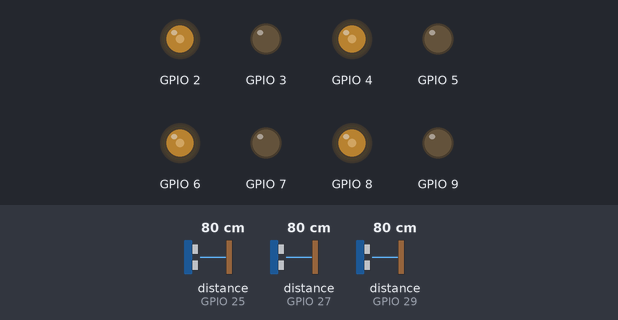
Bench run of a sketch on a simulated ESP32. On the bench: output pins drawn as LEDs (lit = HIGH). Wiring (inferred from the names in the program): 3 × ultrasonic range finder: trigger GPIO 24, echo GPIO 25 / trigger GPIO 26, echo GPIO 27 / trigger GPIO 28, echo GPIO 29. The inputs (shaded band) are chosen by the test bench; at power-on: distance to the obstacle (sensors on GPIO 25, GPIO 29, GPIO 27) 80 cm. The echo pulse lasts 58.3 µs per cm; pins used as bus, display or sensor lines are not drawn.

Above: at 1.2 s.
1.3 s: distance to the obstacle (sensor on GPIO 25) set to 23 cm
2.8 s: distance to the obstacle (sensor on GPIO 25) set to 18 cm
At 3.9 s:
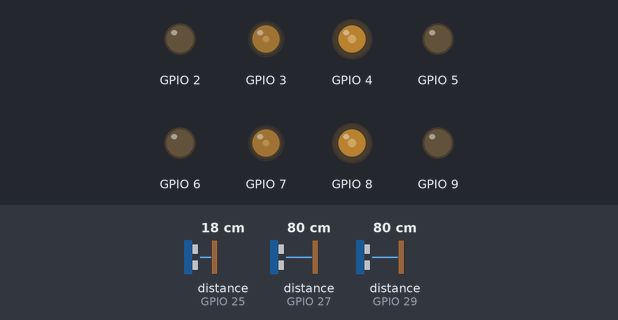
4.3 s: distance to the obstacle (sensor on GPIO 29) set to 23 cm
5.8 s: distance to the obstacle (sensor on GPIO 29) set to 18 cm
At 7.0 s:
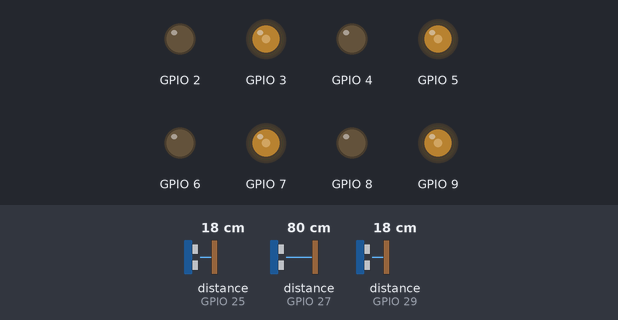
7.3 s: distance to the obstacle (sensor on GPIO 29) set to 35 cm
At 8.1 s:
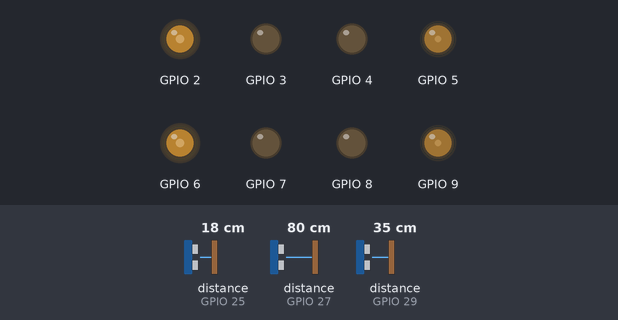
Timing chart, 0 to 9.8 s (numbered marks = the images above; inputs shaded):
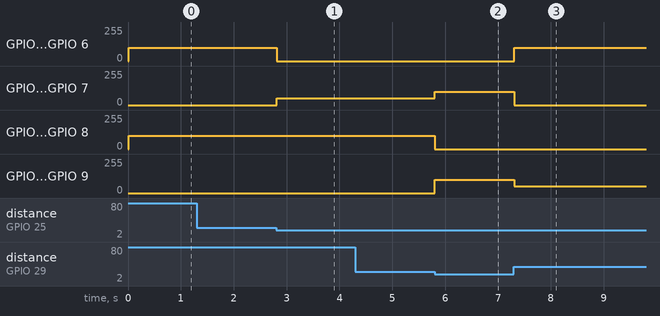

Measured:
- the behaviour switches between 21 and 20 cm on distance to the obstacle (sensor on GPIO 25) (found by bisection; images 0 and 1)
- the behaviour switches between 21 and 20 cm on distance to the obstacle (sensor on GPIO 29) (found by bisection; images 1 and 2)
- after the input at 1.3 s, every drawn part: stays the same
- after the input at 2.8 s, GPIO 2, GPIO 6: 100/255 → 0/255 at once; GPIO 3, GPIO 7: 0/255 → 50/255 at once
- after the input at 4.3 s, every drawn part: stays the same
- after the input at 5.8 s, GPIO 3, GPIO 7: 50/255 → 100/255 at once; GPIO 4, GPIO 8: 100/255 → 0/255 at once; GPIO 5, GPIO 9: 0/255 → 100/255 at once
- after the input at 7.3 s, GPIO 2, GPIO 6: 0/255 → 100/255 at once; GPIO 3, GPIO 7: 100/255 → 0/255 at once; GPIO 5, GPIO 9: 100/255 → 50/255 at once

The sketch:

CAR.ino
```cpp
#include "Wire.h"
#include "I2Cdev.h"
#include "MPU6050.h"

int Value = 100;  // 馬達轉速
int Value4 = 50;  // 馬達轉速
int angle = -100; // 讀取伺服馬達轉角（預設為-100）
int safe_dis = 20;// 距離障礙物的最小安全距離
int target_dis;   // 與目標物的距離
int input_gyro;   // 陀螺儀感測器的角度
int gyro = 0;     // 目標轉角
String x_y;       // 接收Serial的字串
int x;            // 距離圖片中心的X座標
int y;            // 距離圖片中心的座標
int arm_finish_IN;// 接收手臂動作是否結束


MPU6050 mpu;      // 陀螺儀感測器宣告
int16_t ax, ay, az;
int16_t gx, gy, gz;

struct MyData {
  byte X;
  byte Y;
};

MyData data;

typedef struct ultra_sonic // 超音波感測器宣告
{
  int trig;
  int echo;
  int distance;
}ul;

typedef struct simple_fire_sensor // 火焰感測器宣告
{
  int Signal;
  int val;
}fire;

ul front_ultra{.trig = 24, .echo = 25}; // 超音波感測器腳位宣告（前）
ul left_ultra{.trig = 26, .echo = 27};  // 超音波感測器腳位宣告（左）
ul right_ultra{.trig = 28, .echo = 29}; // 超音波感測器腳位宣告（右）

fire fires[5] = { // 火焰感測器腳位宣告
  {.Signal = A2},
  {.Signal = A3},
  {.Signal = A4},
  {.Signal = A5},
  {.Signal = A6}
};


//2,4,6,8正轉 / 3,5,7,9反轉
void Forward() // 前
 {
  analogWrite(2, Value);
  analogWrite(3, 0);
  analogWrite(4, Value);
  analogWrite(5, 0);
  analogWrite(6, Value);
  analogWrite(7, 0);
  analogWrite(8, Value);
  analogWrite(9, 0);
 }
void Back() // 後
 {
  analogWrite(2, 0);
  analogWrite(3, Value);
  analogWrite(4, 0);
  analogWrite(5, Value);
  analogWrite(6, 0);
  analogWrite(7, Value);
  analogWrite(8, 0);
  analogWrite(9, Value);
 }
void Left() // 左上
 {
  analogWrite(2, Value);
  analogWrite(3, 0);
  analogWrite(4, Value);
  analogWrite(5, 0);
  analogWrite(6, 0);
  analogWrite(7, Value);
  analogWrite(8, 0);
  analogWrite(9, Value);
 }
void Right() // 右上
 {
  analogWrite(2, 0);
  analogWrite(3, Value);
  analogWrite(4, 0);
  analogWrite(5, Value);
  analogWrite(6, Value);
  analogWrite(7, 0);
  analogWrite(8, Value);
  analogWrite(9, 0);
 }
void STOP(){ // 停止
  analogWrite(2, 0);
  analogWrite(3, 0);
  analogWrite(4, 0);
  analogWrite(5, 0);
  analogWrite(6, 0);
  analogWrite(7, 0);
  analogWrite(8, 0);
  analogWrite(9, 0);

}

void Rightup(){           //右平移
  analogWrite(2, 0);      //左後
  analogWrite(3, Value4); //左後
  analogWrite(4, Value);  //左前
  analogWrite(5, 0);      //左前
  analogWrite(6, 0);      //右前
  analogWrite(7, Value4); //右前
  analogWrite(8, Value);  //右後
  analogWrite(9, 0);      //右後
}
void Leftup(){            //左平移
  analogWrite(2, Value);  //左後
  analogWrite(3, 0);      //左後
  analogWrite(4, 0);      //左前
  analogWrite(5, Value4); //左前
  analogWrite(6, Value);  //右前
  analogWrite(7, 0);      //右前
  analogWrite(8, 0);      //右後
  analogWrite(9, Value4); //右後
}


int ultra_dis(int trig, int echo) //計算超音波的距離
{
  // Clears the trigPin condition
  digitalWrite(trig, LOW);
  delayMicroseconds(2);

  // Sets the trigPin HIGH (ACTIVE) for 10 microseconds
  digitalWrite(trig, HIGH);
  delayMicroseconds(10);
  digitalWrite(trig, LOW);

  // Reads the echoPin, returns the sound wave travel time in microseconds
  int duration = pulseIn(echo, HIGH);

  // Calculating the distance
  return duration * 0.034 / 2;
}


 void Left_down_pivot_go_left(){ //左下為支點,向左轉
  analogWrite(2, 0);      //左後
  analogWrite(3, 0);      //左後
  analogWrite(4, 0);      //左前
  analogWrite(5, 0);      //左前
  analogWrite(6, Value);  //右前
  analogWrite(7, 0);      //右前
  analogWrite(8, Value);  //右後
  analogWrite(9, 0);      //右後
}

void Right_down_pivot_go_right(){ //右下為支點,向右轉
  analogWrite(2, Value);  //左後
  analogWrite(3, 0);      //左後
  analogWrite(4, Value);  //左前
  analogWrite(5, 0);      //左前
  analogWrite(6, 0);      //右前
  analogWrite(7, 0);      //右前
  analogWrite(8, 0);      //右後
  analogWrite(9, 0);      //右後
}

int detect_gyro(){ //讀取陀螺儀角度
    mpu.getMotion6(&ax, &ay, &az, &gx, &gy, &gz);
    data.X = map(ax, -17000, 17000, 0, 255 ); // X axis data
    data.Y = map(ay, -17000, 17000, 0, 255);  // Y axis data
    return data.X-130; // data.X-130 > 0:往左轉
}


void setup() {
  pinMode(front_ultra.trig, OUTPUT);
  pinMode(front_ultra.echo, INPUT);
  pinMode(left_ultra.trig, OUTPUT);
  pinMode(left_ultra.echo, INPUT);
  pinMode(right_ultra.trig, OUTPUT);
  pinMode(right_ultra.echo, INPUT);

  pinMode(fires[0].Signal, INPUT);
  pinMode(fires[1].Signal, INPUT);
  pinMode(fires[2].Signal, INPUT);
  pinMode(fires[3].Signal, INPUT);
  pinMode(fires[4].Signal, INPUT);
  Wire.begin();
  //mpu.initialize();     //                      input                         output
  Serial.begin(115200);  //for computer (string) {x,y}                         (int)    {0/1(arm finish?)}
  Serial2.begin(115200);  //for arm_MEGA (int)    {0/1(arm finish?)}            (int)    {target_dis}
  Serial1.begin(115200);   //for ESP32    (int)    {servo_angle}                 (string) {0/1(arm finish?),x,y}(if x,y undetect then x=-1,y=-1)
}

void loop() {

  while(1){
    if(Serial.available()) x_y = Serial.readString(); //讀取串口S
    char ind1 = x_y.indexOf(',');
    x = x_y.substring(0,ind1).toInt();
    y = x_y.substring(ind1+1).toInt();


    if(Serial2.available()) arm_finish_IN = Serial2.read(); //讀取串口S2
    String arm_x_y = String(arm_finish_IN)+','+String(x)+','+String(y);
    Serial.write(arm_x_y);        //輸出串口S
    Serial2.write(arm_finish_IN); //輸出串口S2


    if(Serial1.available()) angle = Serial1.read(); //讀取串口S1


    if(angle == -100){ //若沒有收到伺服馬達轉角：直行
        front_ultra.distance = ultra_dis(front_ultra.trig, front_ultra.echo); //讀取前方距離
        left_ultra.distance = ultra_dis(left_ultra.trig, left_ultra.echo);    //讀取左方距離
        right_ultra.distance = ultra_dis(right_ultra.trig, right_ultra.echo); //讀取右方距離
        int go_right = 1;
        int go_left = 0;

          while(front_ultra.distance < safe_dis){ //若前方小於安全距離
            if(Serial1.available()){ //監控是否有偵測到物體
              angle = Serial1.read();
              if(angle != -100) goto HAVE_ANGLE; //偵測到跳至HAVE_ANGLE
            }
            if(go_right){ //一開始設定前方碰到障礙：往右平移
              Rightup();  //右平移
              right_ultra.distance = ultra_dis(right_ultra.trig, right_ultra.echo);
              if(right_ultra.distance < safe_dis){ //若右方小於安全距離：左平移
                go_left = 1;
                go_right = 0;
              }
            }
            if(go_left){ //往左平移
              Leftup();
              left_ultra.distance = ultra_dis(right_ultra.trig, right_ultra.echo);
              if(left_ultra.distance < safe_dis){ //若左方小於安全距離：後退
                go_left = 0;
                go_right = 0;
              }
            }

            if(go_left == 0 && go_right == 0){ //退後
              while(left_ultra.distance < safe_dis){ //如果左邊沒有缺口：一直後退
                left_ultra.distance = ultra_dis(right_ultra.trig, right_ultra.echo);
                Back();
              }
              Leftup(); //找到缺口後：往左一小段
              delay(1000);
              while(front_ultra.distance < safe_dis){ //所果前方有障礙：一直往左平移
                Leftup();
              }
              break;
            }

          }
          while(left_ultra.distance < safe_dis){ //若左方小於安全距離：右平移
            if(Serial1.available()>0){ //監控是否有偵測到物體
              angle = Serial1.read();
              if(angle != -100) goto HAVE_ANGLE; //偵測到跳至HAVE_ANGLE
            }
            Rightup();
          }
          while(right_ultra.distance < safe_dis){ //若右方小於安全距離：左平移
            if(Serial1.available()>0){ //監控是否有偵測到物體
              angle = Serial1.read();
              if(angle != -100) goto HAVE_ANGLE; //偵測到跳至HAVE_ANGLE
            }
            Leftup();
          }
          Forward(); //都沒有障礙,直走

    }else{// camera capture
      HAVE_ANGLE:
      STOP(); //暫停
      gyro = 90 - angle;//gyro > 0:left,<0:right

      input_gyro = detect_gyro(); //讀取陀螺儀角度
      while(input_gyro != gyro){  //若陀螺儀角度不等於伺服馬達角度：車子轉動
        input_gyro = detect_gyro();
        if(gyro < 0){ //右旋轉
          Right_down_pivot_go_right();
        }else{ //左旋轉
          Left_down_pivot_go_left();
        }
      }
      STOP();
      target_dis = ultra_dis(front_ultra.trig, front_ultra.echo); //讀取與目標物的距離
      Serial2.write(target_dis); //輸出距離

      if(Serial2.available()) arm_finish_IN = Serial2.read(); //讀取手臂是否結束運動
      while(arm_finish_IN != '1'){ //若還沒結束運動：等待運動完成
        if(Serial2.available()) arm_finish_IN = Serial2.read();
      }

      input_gyro = detect_gyro();
      while(input_gyro != 0){ //轉回原位
        input_gyro = detect_gyro();
        if(input_gyro < 0){
          Left_down_pivot_go_left();
        }else{
          Right_down_pivot_go_right();
        }
      }
    }

  }
}
```
